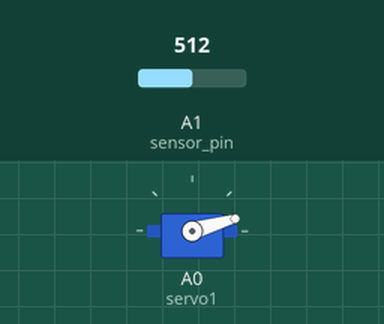
Bench run of a sketch on a simulated Arduino Uno, built with avr-gcc and run on an emulated ATmega328P. Shown: servo. The test bench sets the inputs (shaded band); at power-on: A1 (sensor_pin) = 512. What the sketch prints to the serial monitor is not drawn.

Above: at 1.2 s.
1.3 s: A1 (sensor_pin) set to 605
4.3 s: A1 (sensor_pin) set to 621
At 5.5 s:
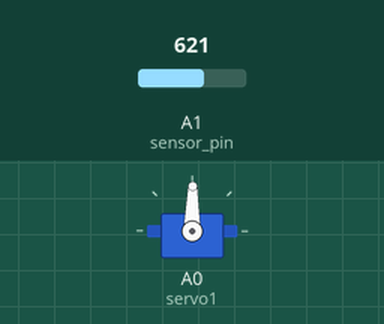
6.0 s: A1 (sensor_pin) set to 511
At 7.5 s:
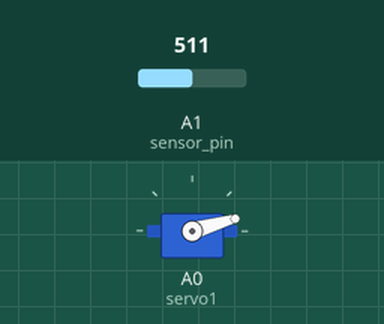
7.8 s: A1 (sensor_pin) set to 716
At 9.3 s:
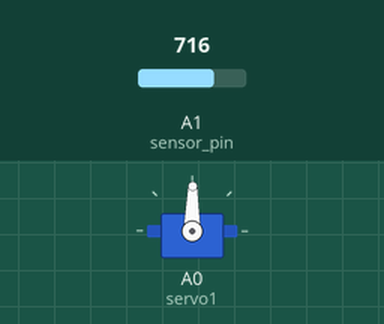
Timing chart, 0 to 10.5 s (numbered marks = the images above; inputs shaded):
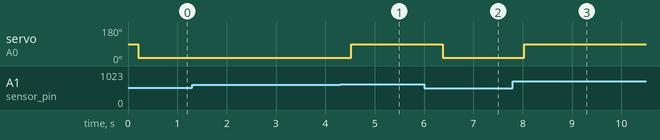

Measured:
- the behaviour switches between 614 and 615 on A1 (sensor_pin) (found by bisection; images 0 and 1)
- after the input at 1.3 s, every drawn part: stays the same
- after the input at 4.3 s, servo on A0 (servo1): 16° → 89° after 0.23 s
- after the input at 6.0 s, servo on A0 (servo1): 89° → 16° after 0.38 s
- after the input at 7.8 s, servo on A0 (servo1): 16° → 89° after 0.23 s

The sketch:

moisture.ino
```cpp
#include <Servo.h>

Servo servo1;

int pos;

int _moisture,sensor_analog;
int sensor_pin = A1;

void setup(void){
  pinMode(sensor_pin, INPUT);
  Serial.begin(115200);
  servo1.attach(A0);
}
// he attach() function also initializes the timer for PWM control.
void loop(void){
  sensor_analog = analogRead(sensor_pin);
  // - `float(sensor_analog)`: Converts the integer `sensor_analog` value to a floating-point number for precise division.
  // - `sensor_analog / 4095.00`: Normalizes the sensor value to a range between 0.0 and 1.0. (Assuming a 12-bit ADC, which has a maximum value of 4095.)
  // - `(float(sensor_analog) / 4095.00) * 100`: Converts the normalized value to a percentage.
  // - `100.0 - ...`: Subtracts this value from 100 to invert it, assuming higher analog values correspond to drier conditions (less moisture).
  // - `int(...)`: Converts the floating-point percentage back to an integer, storing it in `_moisture`.
_moisture = int(100.0-(float(sensor_analog) / 4095.00) * 100);
  Serial.print("Moisture = ");
  Serial.print(_moisture);
  Serial.print("%");
  delay(200);
  if(_moisture<85){
    for(pos=15;pos<90;pos++){
    servo1.write(pos);
    }}
  else if (_moisture>=85){
    for(pos=90;pos>15;pos--){
    servo1.write(pos);
    }
    }
}
```
